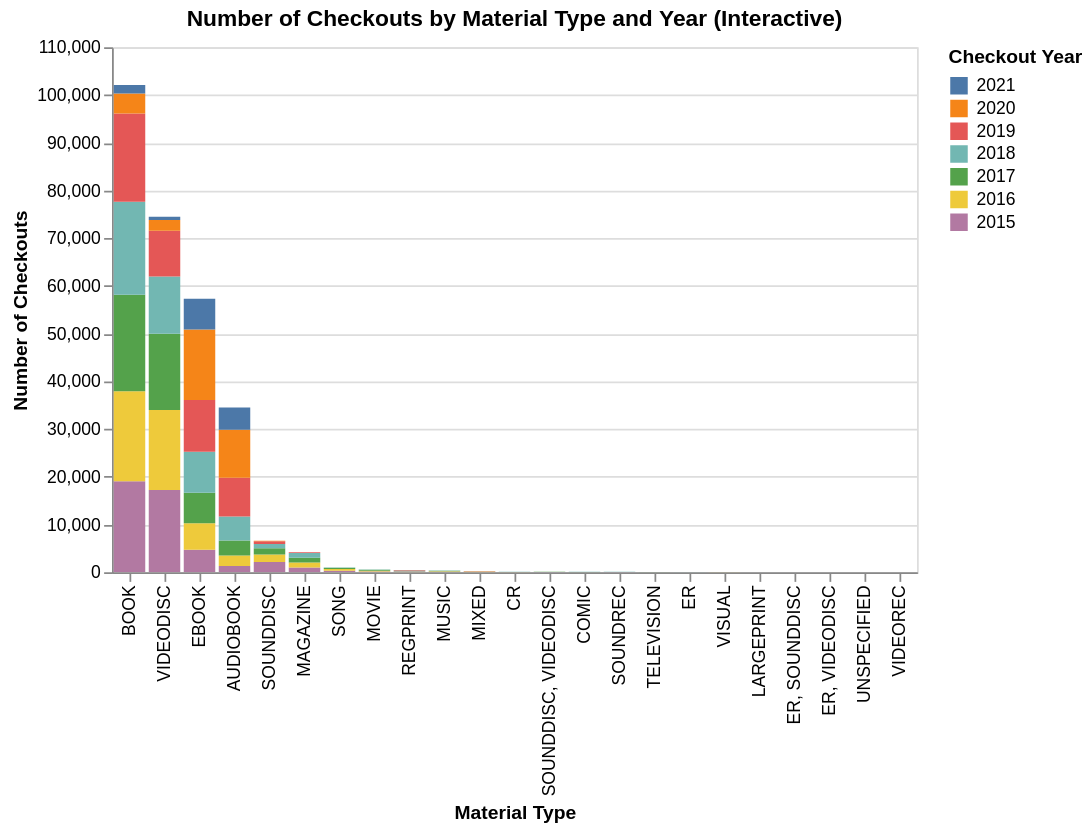

Notebook cell for this chart:
### Markdown cell above
## TASK 3: Add interactivity to your graph (panning, zooming, tooltips, selections, binding, etc.)

Here, we create a stacked bar chart showing the number of checkouts by material type and year, adding advanced interactivity with a selection bound to the legend. This allows filtering by `CheckoutYear`.

### Code cell
import altair as alt

# Group data for stacked bar chart
seattle_material_grouped = seattle_df.groupby(['MaterialType', 'CheckoutYear']).size().reset_index(name='counts')

# Create a selection for CheckoutYear, binding it to the legend
selection = alt.selection_point(fields=['CheckoutYear'], bind='legend')

interactive_chart_task3 = alt.Chart(seattle_material_grouped).mark_bar().encode(
    x=alt.X('MaterialType', sort='-y', title='Material Type'),
    y=alt.Y('counts', title='Number of Checkouts'),
    color=alt.Color('CheckoutYear:N', title='Checkout Year', sort='descending'),
    tooltip=['MaterialType', 'counts', 'CheckoutYear'],
    # Add interactivity: opacity condition based on selection
    opacity=alt.condition(selection, alt.value(1), alt.value(0.2)),
    order=alt.Order('CheckoutYear', sort='ascending') # Ensure proper stacking order
).add_params(
    selection
).properties(
    title='Number of Checkouts by Material Type and Year (Interactive)'
).interactive()

display(interactive_chart_task3)

### Figure 1 — Vega specification as saved in the notebook (floating-point values rounded to 4 significant figures)
{"$schema": "https://vega.github.io/schema/vega/v5.json", "data": [{"name": "param_13_store"}, {"name": "param_14_store"}, {"name": "source_0"}, {"name": "data_0", "values": [{"CheckoutYear": 2015, "MaterialType": "AUDIOBOOK", "counts": 1321, "counts_end": 1321.0, "counts_start": 0.0}, {"CheckoutYear": 2016, "MaterialType": "AUDIOBOOK", "counts": 2163, "counts_end": 3484.0, "counts_start": 1321.0}, {"CheckoutYear": 2017, "MaterialType": "AUDIOBOOK", "counts": 3164, "counts_end": 6648.0, "counts_start": 3484.0}, {"CheckoutYear": 2018, "MaterialType": "AUDIOBOOK", "counts": 5027, "counts_end": 11680.0, "counts_start": 6648.0}, {"CheckoutYear": 2019, "MaterialType": "AUDIOBOOK", "counts": 8111, "counts_end": 19790.0, "counts_start": 11680.0}, {"CheckoutYear": 2020, "MaterialType": "AUDIOBOOK", "counts": 10050, "counts_end": 29840.0, "counts_start": 19790.0}, {"CheckoutYear": 2021, "MaterialType": "AUDIOBOOK", "counts": 4706, "counts_end": 34540.0, "counts_start": 29840.0}, {"CheckoutYear": 2015, "MaterialType": "BOOK", "counts": 19087, "counts_end": 19090.0, "counts_start": 0.0}, {"CheckoutYear": 2016, "MaterialType": "BOOK", "counts": 18844, "counts_end": 37930.0, "counts_start": 19090.0}, {"CheckoutYear": 2017, "MaterialType": "BOOK", "counts": 20187, "counts_end": 58120.0, "counts_start": 37930.0}, {"CheckoutYear": 2018, "MaterialType": "BOOK", "counts": 19524, "counts_end": 77640.0, "counts_start": 58120.0}, {"CheckoutYear": 2019, "MaterialType": "BOOK", "counts": 18495, "counts_end": 96140.0, "counts_start": 77640.0}, {"CheckoutYear": 2020, "MaterialType": "BOOK", "counts": 4151, "counts_end": 100300.0, "counts_start": 96140.0}, {"CheckoutYear": 2021, "MaterialType": "BOOK", "counts": 1788, "counts_end": 102100.0, "counts_start": 100300.0}, {"CheckoutYear": 2016, "MaterialType": "COMIC", "counts": 1, "counts_end": 1.0, "counts_start": 0.0}, {"CheckoutYear": 2017, "MaterialType": "COMIC", "counts": 43, "counts_end": 44.0, "counts_start": 1.0}, {"CheckoutYear": 2018, "MaterialType": "COMIC", "counts": 39, "counts_end": 83.0, "counts_start": 44.0}, {"CheckoutYear": 2015, "MaterialType": "CR", "counts": 24, "counts_end": 24.0, "counts_start": 0.0}, {"CheckoutYear": 2016, "MaterialType": "CR", "counts": 25, "counts_end": 49.0, "counts_start": 24.0}, {"CheckoutYear": 2017, "MaterialType": "CR", "counts": 24, "counts_end": 73.0, "counts_start": 49.0}, {"CheckoutYear": 2018, "MaterialType": "CR", "counts": 18, "counts_end": 91.0, "counts_start": 73.0}, {"CheckoutYear": 2019, "MaterialType": "CR", "counts": 17, "counts_end": 108.0, "counts_start": 91.0}, {"CheckoutYear": 2020, "MaterialType": "CR", "counts": 4, "counts_end": 112.0, "counts_start": 108.0}, {"CheckoutYear": 2015, "MaterialType": "EBOOK", "counts": 4732, "counts_end": 4732.0, "counts_start": 0.0}, {"CheckoutYear": 2016, "MaterialType": "EBOOK", "counts": 5540, "counts_end": 10270.0, "counts_start": 4732.0}, {"CheckoutYear": 2017, "MaterialType": "EBOOK", "counts": 6394, "counts_end": 16670.0, "counts_start": 10270.0}, {"CheckoutYear": 2018, "MaterialType": "EBOOK", "counts": 8607, "counts_end": 25270.0, "counts_start": 16670.0}, {"CheckoutYear": 2019, "MaterialType": "EBOOK", "counts": 10837, "counts_end": 36110.0, "counts_start": 25270.0}, {"CheckoutYear": 2020, "MaterialType": "EBOOK", "counts": 14769, "counts_end": 50880.0, "counts_start": 36110.0}, {"CheckoutYear": 2021, "MaterialType": "EBOOK", "counts": 6420, "counts_end": 57300.0, "counts_start": 50880.0}, {"CheckoutYear": 2015, "MaterialType": "ER", "counts": 8, "counts_end": 8.0, "counts_start": 0.0}, {"CheckoutYear": 2016, "MaterialType": "ER", "counts": 1, "counts_end": 9.0, "counts_start": 8.0}, {"CheckoutYear": 2017, "MaterialType": "ER", "counts": 10, "counts_end": 19.0, "counts_start": 9.0}, {"CheckoutYear": 2018, "MaterialType": "ER", "counts": 11, "counts_end": 30.0, "counts_start": 19.0}, {"CheckoutYear": 2020, "MaterialType": "ER", "counts": 2, "counts_end": 32.0, "counts_start": 30.0}, {"CheckoutYear": 2021, "MaterialType": "ER", "counts": 2, "counts_end": 34.0, "counts_start": 32.0}, {"CheckoutYear": 2015, "MaterialType": "ER, SOUNDDISC", "counts": 1, "counts_end": 1.0, "counts_start": 0.0}, {"CheckoutYear": 2016, "MaterialType": "ER, SOUNDDISC", "counts": 2, "counts_end": 3.0, "counts_start": 1.0}, {"CheckoutYear": 2017, "MaterialType": "ER, SOUNDDISC", "counts": 6, "counts_end": 9.0, "counts_start": 3.0}, {"CheckoutYear": 2018, "MaterialType": "ER, SOUNDDISC", "counts": 1, "counts_end": 10.0, "counts_start": 9.0}, {"CheckoutYear": 2019, "MaterialType": "ER, VIDEODISC", "counts": 8, "counts_end": 8.0, "counts_start": 0.0}, {"CheckoutYear": 2020, "MaterialType": "ER, VIDEODISC", "counts": 1, "counts_end": 9.0, "counts_start": 8.0}, {"CheckoutYear": 2015, "MaterialType": "LARGEPRINT", "counts": 6, "counts_end": 6.0, "counts_start": 0.0}, {"CheckoutYear": 2017, "MaterialType": "LARGEPRINT", "counts": 1, "counts_end": 7.0, "counts_start": 6.0}, {"CheckoutYear": 2018, "MaterialType": "LARGEPRINT", "counts": 9, "counts_end": 16.0, "counts_start": 7.0}, {"CheckoutYear": 2019, "MaterialType": "LARGEPRINT", "counts": 2, "counts_end": 18.0, "counts_start": 16.0}, {"CheckoutYear": 2021, "MaterialType": "LARGEPRINT", "counts": 1, "counts_end": 19.0, "counts_start": 18.0}, {"CheckoutYear": 2015, "MaterialType": "MAGAZINE", "counts": 1001, "counts_end": 1001.0, "counts_start": 0.0}, {"CheckoutYear": 2016, "MaterialType": "MAGAZINE", "counts": 1033, "counts_end": 2034.0, "counts_start": 1001.0}, {"CheckoutYear": 2017, "MaterialType": "MAGAZINE", "counts": 1014, "counts_end": 3048.0, "counts_start": 2034.0}, {"CheckoutYear": 2018, "MaterialType": "MAGAZINE", "counts": 977, "counts_end": 4025.0, "counts_start": 3048.0}, {"CheckoutYear": 2019, "MaterialType": "MAGAZINE", "counts": 172, "counts_end": 4197.0, "counts_start": 4025.0}, {"CheckoutYear": 2015, "MaterialType": "MIXED", "counts": 24, "counts_end": 24.0, "counts_start": 0.0}, {"CheckoutYear": 2016, "MaterialType": "MIXED", "counts": 33, "counts_end": 57.0, "counts_start": 24.0}, {"CheckoutYear": 2017, "MaterialType": "MIXED", "counts": 32, "counts_end": 89.0, "counts_start": 57.0}, {"CheckoutYear": 2018, "MaterialType": "MIXED", "counts": 36, "counts_end": 125.0, "counts_start": 89.0}, {"CheckoutYear": 2019, "MaterialType": "MIXED", "counts": 46, "counts_end": 171.0, "counts_start": 125.0}, {"CheckoutYear": 2020, "MaterialType": "MIXED", "counts": 19, "counts_end": 190.0, "counts_start": 171.0}, {"CheckoutYear": 2021, "MaterialType": "MIXED", "counts": 5, "counts_end": 195.0, "counts_start": 190.0}, {"CheckoutYear": 2015, "MaterialType": "MOVIE", "counts": 143, "counts_end": 143.0, "counts_start": 0.0}, {"CheckoutYear": 2016, "MaterialType": "MOVIE", "counts": 172, "counts_end": 315.0, "counts_start": 143.0}, {"CheckoutYear": 2017, "MaterialType": "MOVIE", "counts": 198, "counts_end": 513.0, "counts_start": 315.0}, {"CheckoutYear": 2018, "MaterialType": "MOVIE", "counts": 83, "counts_end": 596.0, "counts_start": 513.0}, {"CheckoutYear": 2015, "MaterialType": "MUSIC", "counts": 105, "counts_end": 105.0, "counts_start": 0.0}, {"CheckoutYear": 2016, "MaterialType": "MUSIC", "counts": 97, "counts_end": 202.0, "counts_start": 105.0}, {"CheckoutYear": 2017, "MaterialType": "MUSIC", "counts": 125, "counts_end": 327.0, "counts_start": 202.0}, {"CheckoutYear": 2018, "MaterialType": "MUSIC", "counts": 54, "counts_end": 381.0, "counts_start": 327.0}, {"CheckoutYear": 2019, "MaterialType": "MUSIC", "counts": 1, "counts_end": 382.0, "counts_start": 381.0}, {"CheckoutYear": 2015, "MaterialType": "REGPRINT", "counts": 26, "counts_end": 26.0, "counts_start": 0.0}, {"CheckoutYear": 2016, "MaterialType": "REGPRINT", "counts": 46, "counts_end": 72.0, "counts_start": 26.0}, {"CheckoutYear": 2017, "MaterialType": "REGPRINT", "counts": 32, "counts_end": 104.0, "counts_start": 72.0}, {"CheckoutYear": 2018, "MaterialType": "REGPRINT", "counts": 114, "counts_end": 218.0, "counts_start": 104.0}, {"CheckoutYear": 2019, "MaterialType": "REGPRINT", "counts": 164, "counts_end": 382.0, "counts_start": 218.0}, {"CheckoutYear": 2020, "MaterialType": "REGPRINT", "counts": 36, "counts_end": 418.0, "counts_start": 382.0}, {"CheckoutYear": 2021, "MaterialType": "REGPRINT", "counts": 29, "counts_end": 447.0, "counts_start": 418.0}, {"CheckoutYear": 2015, "MaterialType": "SONG", "counts": 339, "counts_end": 339.0, "counts_start": 0.0}, {"CheckoutYear": 2016, "MaterialType": "SONG", "counts": 345, "counts_end": 684.0, "counts_start": 339.0}, {"CheckoutYear": 2017, "MaterialType": "SONG", "counts": 248, "counts_end": 932.0, "counts_start": 684.0}, {"CheckoutYear": 2018, "MaterialType": "SONG", "counts": 43, "counts_end": 975.0, "counts_start": 932.0}, {"CheckoutYear": 2015, "MaterialType": "SOUNDDISC", "counts": 2159, "counts_end": 2159.0, "counts_start": 0.0}, {"CheckoutYear": 2016, "MaterialType": "SOUNDDISC", "counts": 1570, "counts_end": 3729.0, "counts_start": 2159.0}, {"CheckoutYear": 2017, "MaterialType": "SOUNDDISC", "counts": 1275, "counts_end": 5004.0, "counts_start": 3729.0}, {"CheckoutYear": 2018, "MaterialType": "SOUNDDISC", "counts": 899, "counts_end": 5903.0, "counts_start": 5004.0}, {"CheckoutYear": 2019, "MaterialType": "SOUNDDISC", "counts": 580, "counts_end": 6483.0, "counts_start": 5903.0}, {"CheckoutYear": 2020, "MaterialType": "SOUNDDISC", "counts": 98, "counts_end": 6581.0, "counts_start": 6483.0}, {"CheckoutYear": 2021, "MaterialType": "SOUNDDISC", "counts": 12, "counts_end": 6593.0, "counts_start": 6581.0}, {"CheckoutYear": 2015, "MaterialType": "SOUNDDISC, VIDEODISC", "counts": 38, "counts_end": 38.0, "counts_start": 0.0}, {"CheckoutYear": 2016, "MaterialType": "SOUNDDISC, VIDEODISC", "counts": 21, "counts_end": 59.0, "counts_start": 38.0}, {"CheckoutYear": 2017, "MaterialType": "SOUNDDISC, VIDEODISC", "counts": 24, "counts_end": 83.0, "counts_start": 59.0}, {"CheckoutYear": 2018, "MaterialType": "SOUNDDISC, VIDEODISC", "counts": 6, "counts_end": 89.0, "counts_start": 83.0}, {"CheckoutYear": 2015, "MaterialType": "SOUNDREC", "counts": 34, "counts_end": 34.0, "counts_start": 0.0}, {"CheckoutYear": 2016, "MaterialType": "SOUNDREC", "counts": 26, "counts_end": 60.0, "counts_start": 34.0}, {"CheckoutYear": 2017, "MaterialType": "SOUNDREC", "counts": 13, "counts_end": 73.0, "counts_start": 60.0}, {"CheckoutYear": 2018, "MaterialType": "SOUNDREC", "counts": 6, "counts_end": 79.0, "counts_start": 73.0}, {"CheckoutYear": 2019, "MaterialType": "SOUNDREC", "counts": 3, "counts_end": 82.0, "counts_start": 79.0}, {"CheckoutYear": 2015, "MaterialType": "TELEVISION", "counts": 7, "counts_end": 7.0, "counts_start": 0.0}, {"CheckoutYear": 2016, "MaterialType": "TELEVISION", "counts": 17, "counts_end": 24.0, "counts_start": 7.0}, {"CheckoutYear": 2017, "MaterialType": "TELEVISION", "counts": 5, "counts_end": 29.0, "counts_start": 24.0}, {"CheckoutYear": 2018, "MaterialType": "TELEVISION", "counts": 10, "counts_end": 39.0, "counts_start": 29.0}, {"CheckoutYear": 2021, "MaterialType": "UNSPECIFIED", "counts": 2, "counts_end": 2.0, "counts_start": 0.0}, {"CheckoutYear": 2015, "MaterialType": "VIDEODISC", "counts": 17230, "counts_end": 17230.0, "counts_start": 0.0}, {"CheckoutYear": 2016, "MaterialType": "VIDEODISC", "counts": 16755, "counts_end": 33980.0, "counts_start": 17230.0}, {"CheckoutYear": 2017, "MaterialType": "VIDEODISC", "counts": 16006, "counts_end": 49990.0, "counts_start": 33980.0}, {"CheckoutYear": 2018, "MaterialType": "VIDEODISC", "counts": 11975, "counts_end": 61970.0, "counts_start": 49990.0}, {"CheckoutYear": 2019, "MaterialType": "VIDEODISC", "counts": 9596, "counts_end": 71560.0, "counts_start": 61970.0}, {"CheckoutYear": 2020, "MaterialType": "VIDEODISC", "counts": 2253, "counts_end": 73820.0, "counts_start": 71560.0}, {"CheckoutYear": 2021, "MaterialType": "VIDEODISC", "counts": 658, "counts_end": 74470.0, "counts_start": 73820.0}, {"CheckoutYear": 2017, "MaterialType": "VIDEOREC", "counts": 2, "counts_end": 2.0, "counts_start": 0.0}, {"CheckoutYear": 2015, "MaterialType": "VISUAL", "counts": 13, "counts_end": 13.0, "counts_start": 0.0}, {"CheckoutYear": 2016, "MaterialType": "VISUAL", "counts": 14, "counts_end": 27.0, "counts_start": 13.0}, {"CheckoutYear": 2017, "MaterialType": "VISUAL", "counts": 4, "counts_end": 31.0, "counts_start": 27.0}]}, {"name": "source_0_x_domain_MaterialType", "values": [{"MaterialType": "AUDIOBOOK", "sort_field": 34542}, {"MaterialType": "BOOK", "sort_field": 102076}, {"MaterialType": "COMIC", "sort_field": 83}, {"MaterialType": "CR", "sort_field": 112}, {"MaterialType": "EBOOK", "sort_field": 57299}, {"MaterialType": "ER", "sort_field": 34}, {"MaterialType": "ER, SOUNDDISC", "sort_field": 10}, {"MaterialType": "ER, VIDEODISC", "sort_field": 9}, {"MaterialType": "LARGEPRINT", "sort_field": 19}, {"MaterialType": "MAGAZINE", "sort_field": 4197}, {"MaterialType": "MIXED", "sort_field": 195}, {"MaterialType": "MOVIE", "sort_field": 596}, {"MaterialType": "MUSIC", "sort_field": 382}, {"MaterialType": "REGPRINT", "sort_field": 447}, {"MaterialType": "SONG", "sort_field": 975}, {"MaterialType": "SOUNDDISC", "sort_field": 6593}, {"MaterialType": "SOUNDDISC, VIDEODISC", "sort_field": 89}, {"MaterialType": "SOUNDREC", "sort_field": 82}, {"MaterialType": "TELEVISION", "sort_field": 39}, {"MaterialType": "UNSPECIFIED", "sort_field": 2}, {"MaterialType": "VIDEODISC", "sort_field": 74473}, {"MaterialType": "VIDEOREC", "sort_field": 2}, {"MaterialType": "VISUAL", "sort_field": 31}]}, {"name": "source_0_color_domain_CheckoutYear", "values": [{"CheckoutYear": 2015, "sort_field": 2015}, {"CheckoutYear": 2016, "sort_field": 2016}, {"CheckoutYear": 2017, "sort_field": 2017}, {"CheckoutYear": 2018, "sort_field": 2018}, {"CheckoutYear": 2019, "sort_field": 2019}, {"CheckoutYear": 2020, "sort_field": 2020}, {"CheckoutYear": 2021, "sort_field": 2021}]}], "signals": [{"name": "x_step", "value": 20}, {"name": "width", "update": "bandspace(domain('x').length, 0.1, 0.05) * x_step"}, {"name": "unit", "value": {}, "on": [{"events": "pointermove", "update": "isTuple(group()) ? group() : unit"}]}, {"name": "param_13_CheckoutYear_legend", "value": null, "on": [{"events": [{"source": "view", "markname": "CheckoutYear_legend_symbols", "type": "click"}, {"source": "view", "markname": "CheckoutYear_legend_labels", "type": "click"}, {"source": "view", "markname": "CheckoutYear_legend_entries", "type": "click"}], "update": "isDefined(datum.value) ? datum.value : item().items[0].items[0].datum.value", "force": true}, {"events": [{"source": "view", "type": "click"}], "update": "!event.item || !datum ? null : param_13_CheckoutYear_legend", "force": true}]}, {"name": "param_13", "update": "vlSelectionResolve(\"param_13_store\", \"union\", true, true)"}, {"name": "param_14", "update": "vlSelectionResolve(\"param_14_store\", \"union\")"}, {"name": "param_13_tuple", "update": "param_13_CheckoutYear_legend !== null ? {fields: param_13_tuple_fields, values: [param_13_CheckoutYear_legend]} : null"}, {"name": "param_13_tuple_fields", "value": [{"type": "E", "field": "CheckoutYear"}]}, {"name": "param_13_toggle", "value": false, "on": [{"events": {"merge": [{"source": "view", "type": "click"}]}, "update": "event.shiftKey"}]}, {"name": "param_13_modify", "on": [{"events": {"signal": "param_13_tuple"}, "update": "modify(\"param_13_store\", param_13_toggle ? null : param_13_tuple, param_13_toggle ? null : true, param_13_toggle ? param_13_tuple : null)"}]}, {"name": "param_14_MaterialType", "on": [{"events": [{"source": "view", "type": "dblclick"}], "update": "null"}, {"events": {"signal": "param_14_translate_delta"}, "update": "panLinear(param_14_translate_anchor.extent_x, -param_14_translate_delta.x / width)"}, {"events": {"signal": "param_14_zoom_delta"}, "update": "zoomLinear(domain(\"x\"), param_14_zoom_anchor.x, param_14_zoom_delta)"}]}, {"name": "param_14_counts", "on": [{"events": [{"source": "view", "type": "dblclick"}], "update": "null"}, {"events": {"signal": "param_14_translate_delta"}, "update": "panLinear(param_14_translate_anchor.extent_y, param_14_translate_delta.y / height)"}, {"events": {"signal": "param_14_zoom_delta"}, "update": "zoomLinear(domain(\"y\"), param_14_zoom_anchor.y, param_14_zoom_delta)"}]}, {"name": "param_14_tuple", "on": [{"events": [{"signal": "param_14_MaterialType || param_14_counts"}], "update": "param_14_MaterialType && param_14_counts ? {unit: \"\", fields: param_14_tuple_fields, values: [param_14_MaterialType,param_14_counts]} : null"}]}, {"name": "param_14_tuple_fields", "value": [{"field": "MaterialType", "channel": "x", "type": "E"}, {"field": "counts", "channel": "y", "type": "R"}]}, {"name": "param_14_translate_anchor", "value": {}, "on": [{"events": [{"source": "scope", "type": "pointerdown"}], "update": "{x: x(unit), y: y(unit), extent_x: domain(\"x\"), extent_y: domain(\"y\")}"}]}, {"name": "param_14_translate_delta", "value": {}, "on": [{"events": [{"source": "window", "between": [{"source": "scope", "type": "pointerdown"}, {"source": "window", "type": "pointerup"}], "consume": true, "type": "pointermove"}], "update": "{x: param_14_translate_anchor.x - x(unit), y: param_14_translate_anchor.y - y(unit)}"}]}, {"name": "param_14_zoom_anchor", "on": [{"events": [{"source": "scope", "type": "wheel", "consume": true}], "update": "{x: invert(\"x\", x(unit)), y: invert(\"y\", y(unit))}"}]}, {"name": "param_14_zoom_delta", "on": [{"events": [{"source": "scope", "type": "wheel", "consume": true}], "update": "pow(1.001, event.deltaY * pow(16, event.deltaMode))", "force": true}]}, {"name": "param_14_modify", "on": [{"events": {"signal": "param_14_tuple"}, "update": "modify(\"param_14_store\", param_14_tuple, true)"}]}], "marks": [{"type": "rect", "name": "marks", "from": {"data": "data_0"}, "encode": {"update": {"x": {"field": "MaterialType", "scale": "x"}, "y": {"field": "counts_end", "scale": "y"}, "y2": {"field": "counts_start", "scale": "y"}, "width": {"signal": "max(0.25, bandwidth('x'))"}, "opacity": [{"value": 1, "test": "!length(data(\"param_13_store\")) || vlSelectionTest(\"param_13_store\", datum)"}, {"value": 0.2}], "fill": {"field": "CheckoutYear", "scale": "color"}, "tooltip": {"signal": "{\"MaterialType\": isValid(datum[\"MaterialType\"]) ? datum[\"MaterialType\"] : \"\"+datum[\"MaterialType\"], \"counts\": format(datum[\"counts\"], \"\"), \"CheckoutYear\": format(datum[\"CheckoutYear\"], \"\")}"}}}, "clip": true, "style": ["bar"], "interactive": true}], "scales": [{"name": "x", "type": "band", "domain": {"data": "source_0_x_domain_MaterialType", "field": "MaterialType", "sort": {"op": "max", "field": "sort_field", "order": "descending"}}, "range": {"step": {"signal": "x_step"}}, "paddingInner": 0.1, "paddingOuter": 0.05}, {"name": "y", "type": "linear", "domain": {"data": "data_0", "fields": ["counts_start", "counts_end"]}, "range": [{"signal": "height"}, 0], "domainRaw": {"signal": "param_14[\"counts\"]"}, "zero": true, "nice": true}, {"name": "color", "type": "ordinal", "domain": {"data": "source_0_color_domain_CheckoutYear", "field": "CheckoutYear", "sort": {"op": "max", "field": "sort_field", "order": "descending"}}, "range": "category"}], "axes": [{"scale": "y", "tickCount": {"signal": "ceil(height/40)"}, "ticks": false, "minExtent": 0, "aria": false, "zindex": 0, "gridScale": "x", "orient": "left", "grid": true, "maxExtent": 0, "domain": false, "labels": false}, {"scale": "x", "labelAngle": 270, "title": "Material Type", "orient": "bottom", "labelBaseline": "middle", "grid": false, "labelAlign": "right", "zindex": 0}, {"scale": "y", "grid": false, "title": "Number of Checkouts", "tickCount": {"signal": "ceil(height/40)"}, "labelOverlap": true, "orient": "left", "zindex": 0}], "title": {"text": "Number of Checkouts by Material Type and Year (Interactive)", "frame": "group"}, "padding": 5, "height": 300, "style": "cell", "background": "white", "legends": [{"title": "Checkout Year", "fill": "color", "symbolType": "square", "encode": {"labels": {"name": "CheckoutYear_legend_labels", "interactive": true, "update": {"opacity": [{"test": "(!length(data(\"param_13_store\")) || (param_13[\"CheckoutYear\"] && indexof(param_13[\"CheckoutYear\"], datum.value) >= 0))", "value": 1}, {"value": 0.35}]}}, "symbols": {"name": "CheckoutYear_legend_symbols", "interactive": true, "update": {"opacity": [{"test": "(!length(data(\"param_13_store\")) || (param_13[\"CheckoutYear\"] && indexof(param_13[\"CheckoutYear\"], datum.value) >= 0))", "value": 1}, {"value": 0.35}]}}, "entries": {"name": "CheckoutYear_legend_entries", "interactive": true, "update": {"fill": {"value": "transparent"}}}}}]}
